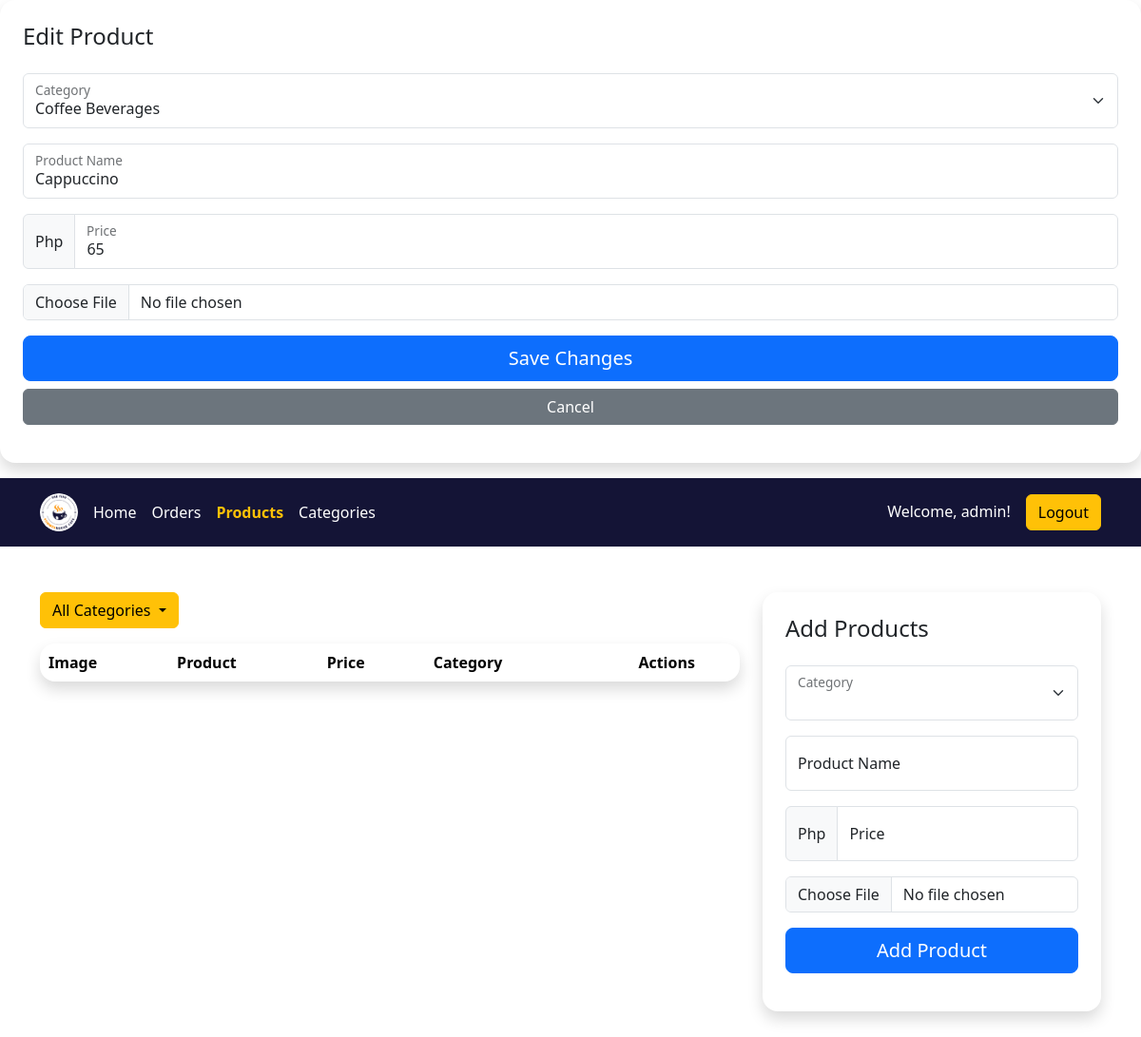
The app's page /products.php?edit_id=5 (signed in) with its own data.
### tables this page shows
CREATE TABLE `products` (
  `id` int(11) NOT NULL,
  `product_name` varchar(255) NOT NULL,
  `price` decimal(10,0) NOT NULL,
  `category_id` int(11) NOT NULL,
  `image` varchar(255) NOT NULL
);

CREATE TABLE `categories` (
  `id` int(11) NOT NULL,
  `category_name` varchar(255) NOT NULL
);

### products.php (the view, shortened to what this page needs)
<?php
include('connection.php');
if(isset($_GET['edit_id'])) {
    $editId = $_GET['edit_id'];
    $editSql = "SELECT products.*, categories.category_name FROM products INNER JOIN categories ON products.category_id = categories.id WHERE products.id = $editId";
    $editResult = $conn->query($editSql);
if ($editResult->num_rows > 0) {
    $editRow = $editResult->fetch_assoc();
    ?>
    <div class="card rounded-4 overflow-hidden border-0 shadow mb-3">
        <div class="p-4">
            <h4 class="mb-0">Edit Product</h4>
        </div>
        <div class="px-4 pb-4">
            <form action="products.php" method="post" enctype="multipart/form-data">
                <div class="form-floating mb-3">
                    <select class="form-select" id="category_id" name="category_id" aria-label="Enter category">
                        <option value="<?php echo $editRow['category_id']; ?>" selected><?php echo $editRow['category_name']; ?></option>
                    </select>
                    <label for="floatingSelect">Category</label>
                </div>
                <div class="form-floating mb-3">
                    <input type="text" class="form-control" id="product_name" name="product_name" placeholder="Enter product name" value="<?php echo $editRow['product_name']; ?>">
                    <label for="product_name">Product Name</label>
                </div>
                <div class="input-group mb-3">
                    <span class="input-group-text">Php</span>
                    <div class="form-floating">
                        <input type="number" class="form-control" id="price" name="price" placeholder="Username" value="<?php echo $editRow['price']; ?>">
                        <label for="price">Price</label>
                    </div>
                </div>
                <div class="mb-3">
                    <input class="form-control" id="image" name="image" type="file" accept="image/*">
                </div>
                <button type="submit" class="btn btn-primary btn-lg w-100">
                    Save Changes
                </button>
                <a href="products.php" class="btn btn-secondary w-100 mt-2">
                    Cancel
                </a>
            </form>
        </div>
    </div>
    <?php
    }
}
?>
<!DOCTYPE html>
<html lang="en">
<head>
    <link rel="stylesheet" href="css/5.3.2_dist_css_bootstrap.min.css">
    <link rel="stylesheet" href="css/jquery.dataTables.css" />
</head>
<body>
    <nav class="sticky-top p-3" style="background-color: #141436;">
        <div class="container">
            <div class="d-flex flex-wrap align-items-center justify-content-center justify-content-lg-start">
                <a href="index.php" class="d-flex align-items-center mb-2 mb-lg-0 text-white text-decoration-none me-lg-2">
                    <img class="rounded-pill" style="height: 40px;" src="product-images/logo.png" alt="">
                </a>
                <ul class="nav col-12 col-lg-auto me-lg-auto mb-2 justify-content-center mb-md-0">
                    <li><a href="index.php" class="nav-link px-2 text-white">Home</a></li>
                    <li><a href="history.php" class="nav-link px-2 text-white">Orders</a></li>
                    <li><a href="products.php" class="nav-link px-2 text-warning fw-semibold">Products</a></li>
                    <li><a href="categories2.php" class="nav-link px-2 text-white">Categories</a></li>
                </ul>
                <h6 class="mb-0 me-3 text-white">Welcome, <?php echo $_SESSION['username']; ?>!</h6>
                <div class="text-end">
                    <a href="logout.php" type="button" class="btn btn-warning">Logout</a>
                </div>
            </div>
        </div>
    </nav>
    <div class="container my-5">
        <div class="row">
            <div class="col-8">
                <div class="d-flex justify-content-between mb-3">
                    <div class="dropdown">
                        <button id="categoryButton" class="btn btn-warning dropdown-toggle" type="button" data-bs-toggle="dropdown" aria-expanded="false">
                            All Categories
                        </button>
                    </div>
                </div>
                <table id="myTable" class="table table-borderless table-striped table-hover align-middle border rounded-4 overflow-hidden shadow">
                    <thead>
                        <tr>
                            <th>Image</th>
                            <th>Product</th>
                            <th>Price</th>
                            <th>Category</th>
                            <th class="text-center">Actions</th>
                        </tr>
                    </thead>
                </table>
            </div>
            <div class="col-4">
                <div class="sticky-top card rounded-4 overflow-hidden border-0 shadow" style="top: 100px;">
                    <div class="p-4">
                        <h4 class="mb-0">Add Products</h4>
                    </div>
                    <div class="px-4 pb-4">
                        <form action="products.php" method="post" enctype="multipart/form-data">
                            <div class="form-floating mb-3">
                                <select class="form-select" id="category_id" name="category_id" aria-label="Enter category">
                                </select>
                                <label for="floatingSelect">Category</label>
                            </div>
                            <div class="form-floating mb-3">
                                <input type="text" class="form-control" id="product_name" name="product_name" placeholder="Enter product name">
                                <label for="product_name">Product Name</label>
                            </div>
                            <div class="input-group mb-3">
                                <span class="input-group-text">Php</span>
                                <div class="form-floating">
                                    <input type="number" class="form-control" id="price" name="price" placeholder="Username">
                                    <label for="price">Price</label>
                                </div>
                            </div>
                            <div class="mb-3">
                                <input class="form-control" id="image" name="image" type="file" accept="image/*">
                            </div>
                            <button type="submit" class="btn btn-primary btn-lg w-100">
                                Add Product
                            </button>
                        </form>
                    </div>
                </div>
            </div>
        </div>
    </div>
</body>
</html>

### records on screen
products: category_id "Coffee Beverages", product_name "Cappuccino", price "65"

### other values on screen
$_SESSION['username'] "admin"
